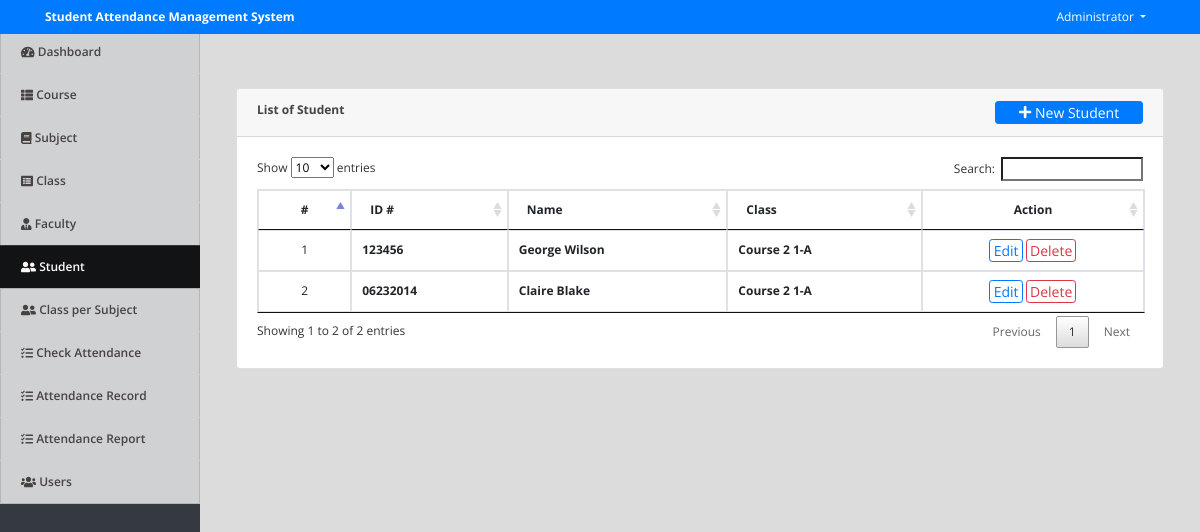
The app's page /index.php?page=students (signed in) with its own data.
### tables this page shows
CREATE TABLE `students` (
  `id` int(30) NOT NULL,
  `id_no` varchar(50) NOT NULL,
  `class_id` int(30) NOT NULL,
  `name` text NOT NULL,
  `date_created` datetime NOT NULL DEFAULT current_timestamp()
);

### students.php (the view, shortened to what this page needs)
<?php include('db_connect.php');?>
<div class="container-fluid">
	<div class="col-lg-12">
		<div class="row">
			<div class="col-md-12">
				<div class="card">
					<div class="card-header">
						<b>List of Student</b>
						<span class="float:right"><a class="btn btn-primary btn-block btn-sm col-sm-2 float-right" href="javascript:void(0)" id="new_student">
					<i class="fa fa-plus"></i> New Student
				</a></span>
					</div>
					<div class="card-body">
						<table class="table table-condensed table-bordered table-hover">
							<thead>
								<tr>
									<th class="text-center">#</th>
									<th class="">ID #</th>
									<th class="">Name</th>
									<th class="">Class</th>
									<th class="text-center">Action</th>
								</tr>
							</thead>
							<tbody>
								<?php
								$i = 1;
								$student = $conn->query("SELECT s.*,concat(co.course,' ',c.level,'-',c.section) as `class` FROM students s inner join `class` c on c.id = s.class_id inner join courses co on co.id = c.course_id order by s.name desc ");
								while($row=$student->fetch_assoc()):
								?>
								<tr>
									<td class="text-center"><?php echo $i++ ?></td>
									<td>
										<p> <b><?php echo $row['id_no'] ?></b></p>
									</td>
									<td>
										<p> <b><?php echo ucwords($row['name']) ?></b></p>
									</td>
									<td class="">
										 <p> <b><?php echo $row['class'] ?></b></p>
									</td>
									<td class="text-center">
										<button class="btn btn-sm btn-outline-primary edit_student" type="button" data-id="<?php echo $row['id'] ?>" >Edit</button>
										<button class="btn btn-sm btn-outline-danger delete_student" type="button" data-id="<?php echo $row['id'] ?>">Delete</button>
									</td>
								</tr>
								<?php endwhile; ?>
							</tbody>
						</table>
					</div>
				</div>
			</div>
		</div>
	</div>
</div>

### assets/css/style.css (style rules this page uses)
body { font-family: "Open Sans", sans-serif; color: #444444; width: 100%; height: calc(100%); font-size: 12px; }
a { color: #1977cc; }
.btn-sm { padding: .0001rem .2rem; }

### index.php (style rules this page uses)
body { background: #80808045; }

### students.php (style rules this page uses)
td { vertical-align: middle !important; }
td p { margin: unset }

### records on screen
students: id_no "123456", name "George Wilson", class "Course 2 1-A"
students: id_no "06232014", name "Claire Blake", class "Course 2 1-A"

### other values on screen
$_SESSION['system']['name'] "Student Attendance Management System"
$_SESSION['login_name'] "Administrator"
